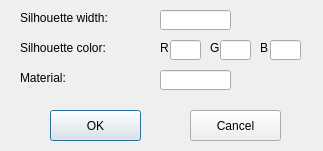
<?xml version="1.0" encoding="UTF-8"?>
<ui version="4.0">
 <class>OptionDialog</class>
 <widget class="QDialog" name="OptionDialog">
  <property name="geometry">
   <rect>
    <x>0</x>
    <y>0</y>
    <width>323</width>
    <height>151</height>
   </rect>
  </property>
  <property name="windowTitle">
   <string>OptionDialog</string>
  </property>
  <widget class="QPushButton" name="pushButtonOK">
   <property name="geometry">
    <rect>
     <x>50</x>
     <y>110</y>
     <width>91</width>
     <height>31</height>
    </rect>
   </property>
   <property name="text">
    <string>OK</string>
   </property>
  </widget>
  <widget class="QPushButton" name="pushButtonCancel">
   <property name="geometry">
    <rect>
     <x>190</x>
     <y>110</y>
     <width>91</width>
     <height>31</height>
    </rect>
   </property>
   <property name="text">
    <string>Cancel</string>
   </property>
  </widget>
  <widget class="QLabel" name="label_15">
   <property name="geometry">
    <rect>
     <x>210</x>
     <y>40</y>
     <width>16</width>
     <height>16</height>
    </rect>
   </property>
   <property name="text">
    <string>G</string>
   </property>
  </widget>
  <widget class="QLabel" name="label_16">
   <property name="geometry">
    <rect>
     <x>260</x>
     <y>40</y>
     <width>16</width>
     <height>16</height>
    </rect>
   </property>
   <property name="text">
    <string>B</string>
   </property>
  </widget>
  <widget class="QLabel" name="label_17">
   <property name="geometry">
    <rect>
     <x>160</x>
     <y>40</y>
     <width>16</width>
     <height>16</height>
    </rect>
   </property>
   <property name="text">
    <string>R</string>
   </property>
  </widget>
  <widget class="QLabel" name="label_18">
   <property name="geometry">
    <rect>
     <x>20</x>
     <y>40</y>
     <width>121</width>
     <height>16</height>
    </rect>
   </property>
   <property name="text">
    <string>Silhouette color:</string>
   </property>
  </widget>
  <widget class="QLineEdit" name="lineEditSilhouetteGreen">
   <property name="geometry">
    <rect>
     <x>220</x>
     <y>40</y>
     <width>31</width>
     <height>20</height>
    </rect>
   </property>
  </widget>
  <widget class="QLineEdit" name="lineEditSilhouetteBlue">
   <property name="geometry">
    <rect>
     <x>270</x>
     <y>40</y>
     <width>31</width>
     <height>20</height>
    </rect>
   </property>
  </widget>
  <widget class="QLineEdit" name="lineEditSilhouetteRed">
   <property name="geometry">
    <rect>
     <x>170</x>
     <y>40</y>
     <width>31</width>
     <height>20</height>
    </rect>
   </property>
  </widget>
  <widget class="QLabel" name="label_19">
   <property name="geometry">
    <rect>
     <x>20</x>
     <y>10</y>
     <width>101</width>
     <height>16</height>
    </rect>
   </property>
   <property name="text">
    <string>Silhouette width:</string>
   </property>
  </widget>
  <widget class="QLineEdit" name="lineEditSilhouetteWidth">
   <property name="geometry">
    <rect>
     <x>160</x>
     <y>10</y>
     <width>71</width>
     <height>20</height>
    </rect>
   </property>
  </widget>
  <widget class="QLabel" name="label_20">
   <property name="geometry">
    <rect>
     <x>20</x>
     <y>70</y>
     <width>101</width>
     <height>16</height>
    </rect>
   </property>
   <property name="text">
    <string>Material:</string>
   </property>
  </widget>
  <widget class="QLineEdit" name="lineEditMaterial">
   <property name="geometry">
    <rect>
     <x>160</x>
     <y>70</y>
     <width>71</width>
     <height>20</height>
    </rect>
   </property>
  </widget>
 </widget>
 <layoutdefault spacing="6" margin="11"/>
 <tabstops>
  <tabstop>lineEditSilhouetteWidth</tabstop>
  <tabstop>lineEditSilhouetteRed</tabstop>
  <tabstop>lineEditSilhouetteGreen</tabstop>
  <tabstop>lineEditSilhouetteBlue</tabstop>
  <tabstop>pushButtonOK</tabstop>
  <tabstop>pushButtonCancel</tabstop>
 </tabstops>
 <resources/>
 <connections/>
</ui>
